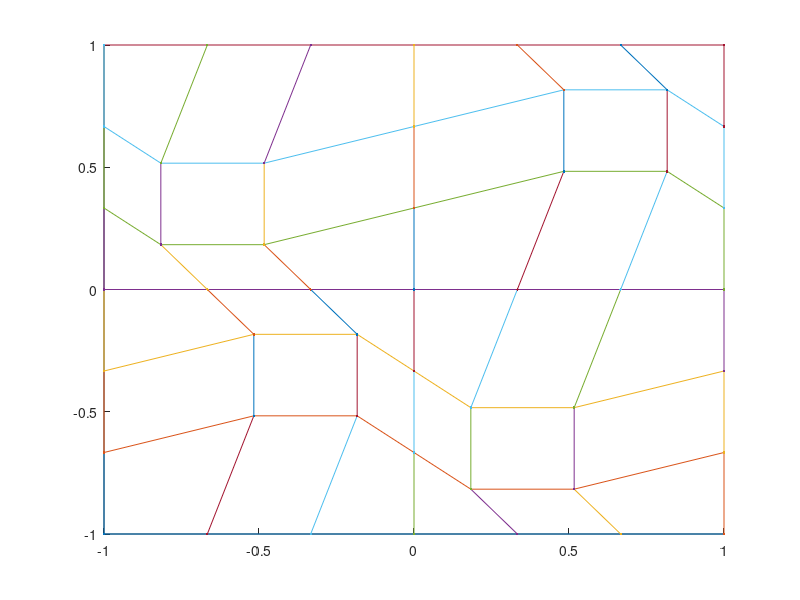

This figure's MATLAB source:
N = 6; % nr of cells

xi  = linspace(-1,1,N+1);
% xi = GLLnodes(N);
eta = xi;

% rotation parameters
a = 1/2*sqrt(3);
if abs(a)>1; disp('warning: |a|>1'); end 
b = sqrt(1-a^2);

% Hyman/Shaskov parameter
c = 0.2;

x = zeros(N+1); y = zeros(N+1);
for i=1:N+1
    for j=1:N+1
        x(i,j) = xi(i)  + c*sin(pi*xi(i))*sin(pi*eta(j));
        y(i,j) = eta(j) + c*sin(pi*xi(i)).*sin(pi*eta(j));
%         x(i,j) = xi(i)^3;
%         y(i,j) = eta(j)^3;
%         x(i,j) = xi(i)*sqrt(0.9)  + eta(j)*sqrt(0.1);
%         y(i,j) = eta(j)*sqrt(0.9) + xi(i)*sqrt(0.1);
%         x(i,j) = a*xi(i)  + b*eta(j);
%         y(i,j) = a*eta(j) - b*xi(i);
    end
end


figure
hold on
for i=1:N
    for j=1:N+1
        plot([x(i,j) x(i+1,j)],[y(i,j) y(i+1,j)],'.-')
    end
end
for i=1:N+1
    for j=1:N
        plot([x(i,j) x(i,j+1)],[y(i,j) y(i,j+1)],'.-')
    end
end